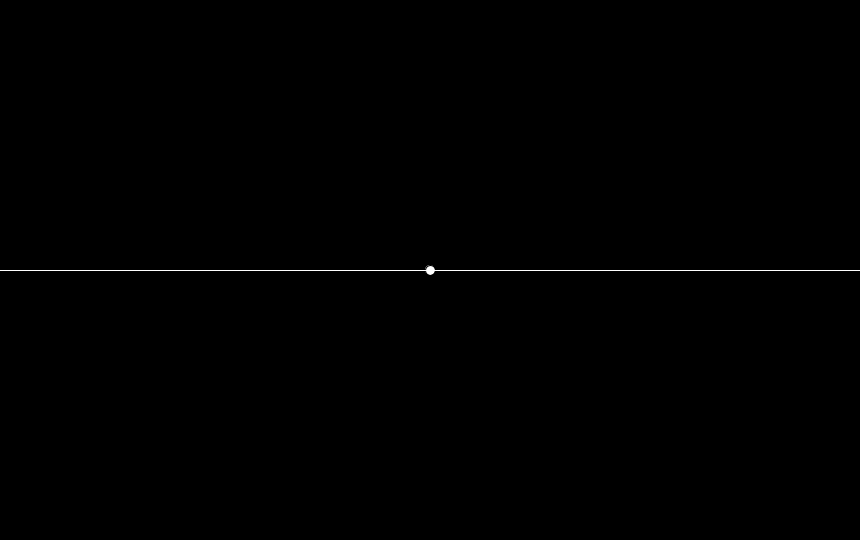
Frame 1 (no input)
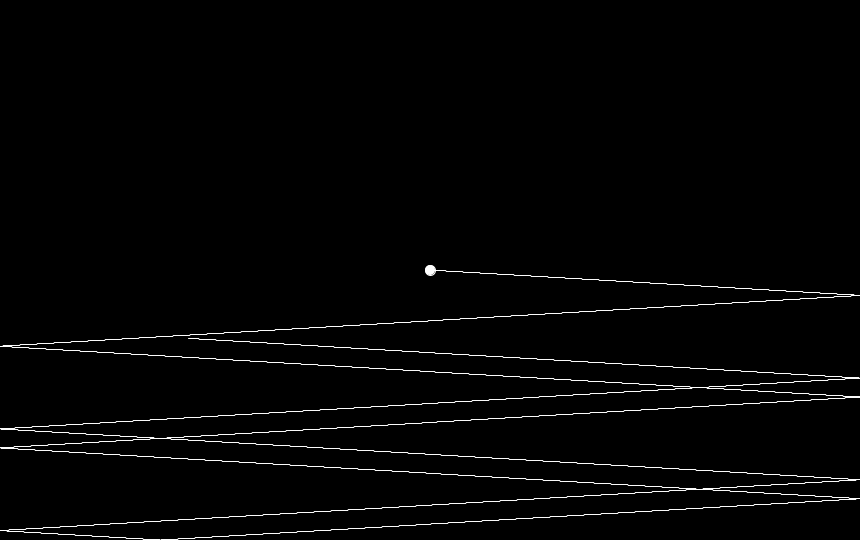
Frame 60 (the mouse pressed at the canvas centre just before this capture)
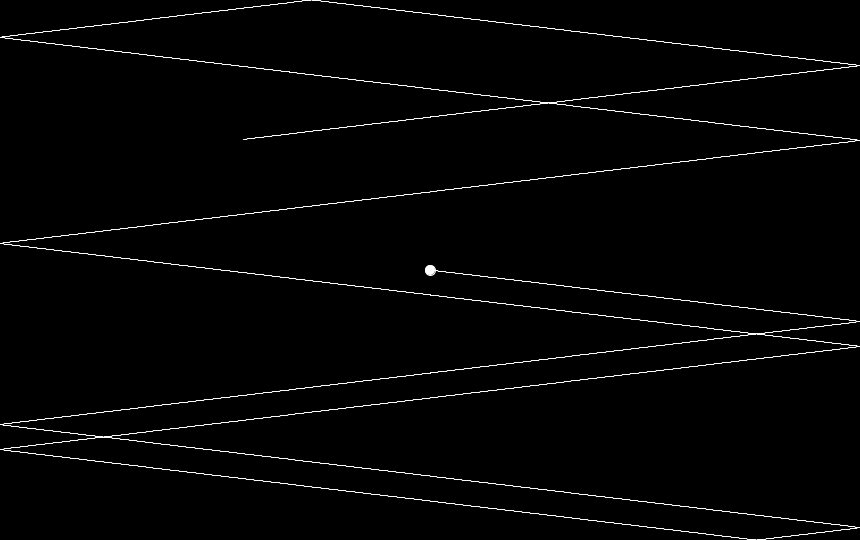
Frame 120 (the mouse held since frame 60 and released just before this capture)

The Processing sketch that drew these frames (run headless with seeded random() and noise(); from frame 60 on, the mouse is pressed at the canvas centre):

// Processing sketch: laserPointer
// ── laserPointer.pde
float orient = 0;
float dx = 1;
float dy = 1;

void setup(){
  size(860,540);
  background(0);
  
}

void draw(){
  background(0);
  dx = abs(dx);
  dy = abs(dy);
  circle(width/2, height/2, 10);
  drawLaser(width/2,height/2,orient);
  orient += 0.001;
  println(frameRate);
}

void drawLaser(int posX, int posY, float orientation){
  float[] xy = {posX,posY};
  for(int i = 0; i < 8000; i++){
    xy = drawLineFromAngle(xy[0],xy[1], orientation);
    if(xy[0] > width || xy[0] < 0){
      dx *= -1;
    }
    if(xy[1] > height || xy[1] < 0){
      dy *= -1;
    }
  }
  
}

float[] drawLineFromAngle(float px, float py, float angle){
  stroke(255);
  float[] newxy = {px + dx * cos(angle), py + dy * sin(angle)};
  line(px, py, newxy[0], newxy[1]);
  return newxy;
}

void keyPressed() {
  if(key == 'k'){
    orient -= 0.005;
  }
  if(key == 'l'){
    orient += 0.005;
  }
}

// ── reflectingOrbs.pde

class ReflectingOrbs {
  
  public ReflectingOrbs(){
    
  }
}
